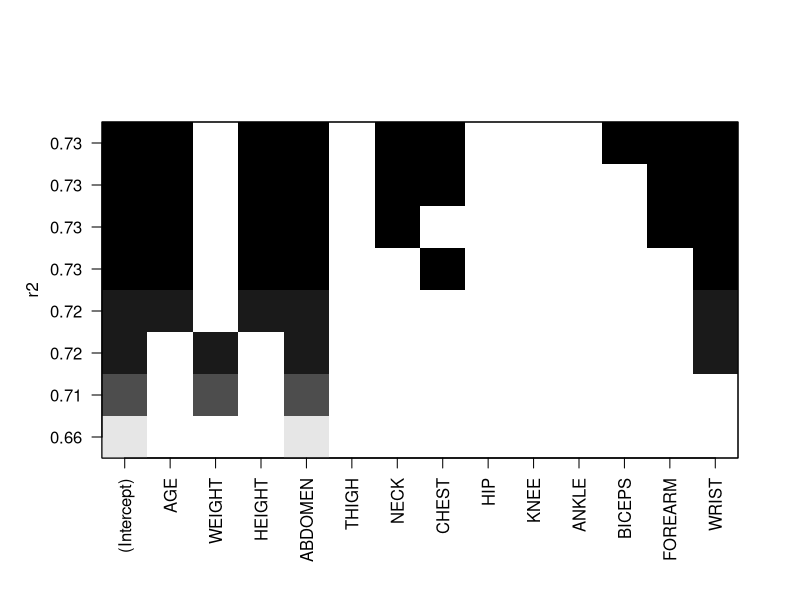
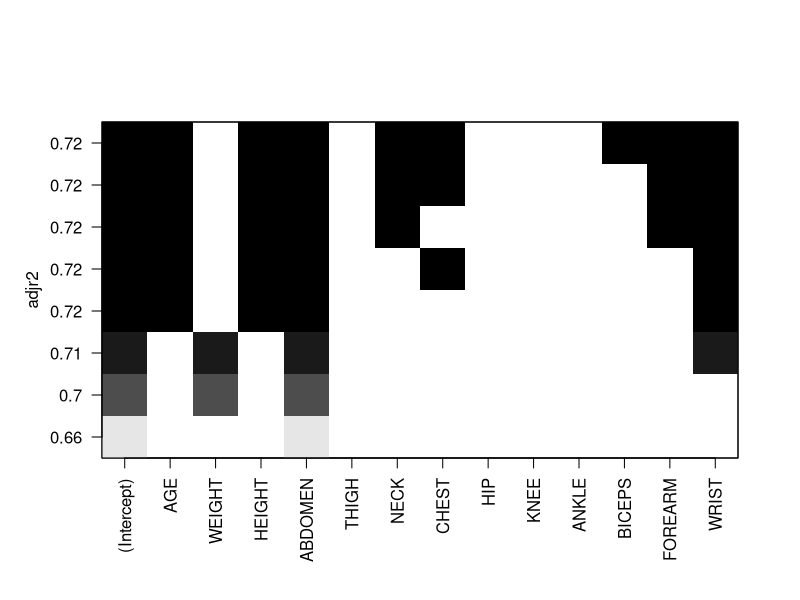
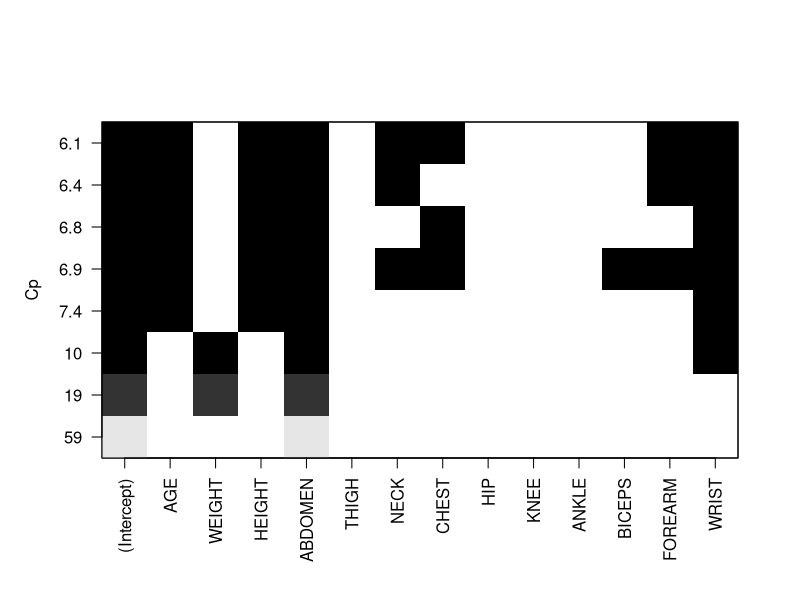
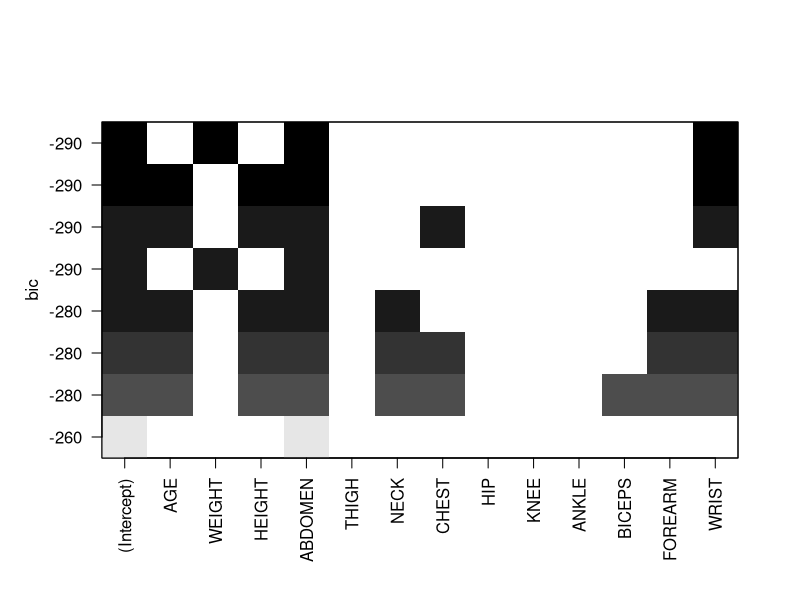

Here is the R script that generated these plots, in order: (Note: this script raises an error after producing the figures.)
setwd("~/Desktop/628/Project 1")
d = read.csv("Clean_data 1.csv")

head(d)
summary(d)
attach(d)
names(d)

##STEPAIC
library(MASS)
fullModelFit = lm(BODYFAT~AGE+WEIGHT+HEIGHT+
                    ABDOMEN+THIGH+NECK+CHEST+
                    HIP+KNEE+ANKLE+BICEPS+FOREARM+WRIST) 
summary(fullModelFit)

step = stepAIC(fullModelFit,direction = "both")
step$anova


## Best subset
if(!require(leaps))  install.packages("leaps")  
library(leaps)
fit =  regsubsets(BODYFAT~AGE+WEIGHT+HEIGHT+
                    ABDOMEN+THIGH+NECK+CHEST+
                    HIP+KNEE+ANKLE+BICEPS+FOREARM+WRIST,data = d)  

summary(fit)
plot(fit,scale = "r2") 
plot(fit,scale = "adjr2")
plot(fit,scale = "Cp")
plot(fit,scale = "bic")

regsubsets_press(BODYFAT~AGE+WEIGHT+HEIGHT+
                   ABDOMEN+THIGH+NECK+CHEST+
                   HIP+KNEE+ANKLE+BICEPS+FOREARM+WRIST)
